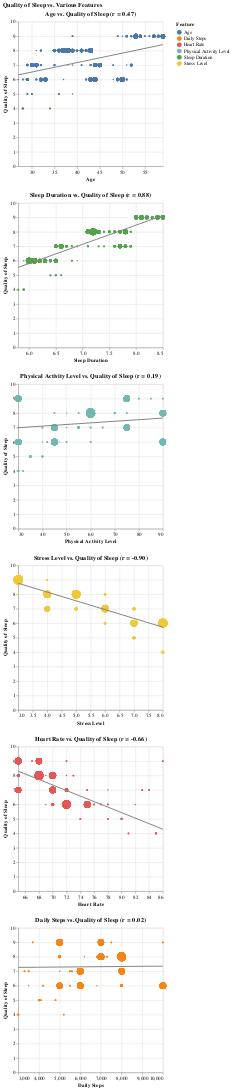

Write notebook code for a chart like this one.
### Markdown cell above
## Visualization

First, we're going to plot relationship between Quality of Sleep and nominal variables like Age, Duration, Activity, Stress, Heart Rate and Dayle Steps

### Code cell
#Melt the dataset to long format

x_domains={}

for feature in sleep_dataset.columns[~sleep_dataset.columns.isin(['Person ID', 'Quality of Sleep', 'Gender', 'Occupation', 'BMI Category', 'Blood Pressure', 'Sleep Disorder'])]:
    min_val = min(sleep_dataset[feature])
    max_val = max(sleep_dataset[feature])
    x_domains[feature] = (min_val, max_val)

melted_data = sleep_dataset.melt(id_vars=['Person ID', 'Quality of Sleep'], var_name='Feature', value_name='Value')

# Count duplicates
freq = melted_data.groupby(['Feature', 'Value', 'Quality of Sleep']).size().reset_index(name='Count of Ocurrences')

# Merge frequency into the dataset
melted_data_with_count = pd.merge(melted_data, freq, on=['Feature', 'Value', 'Quality of Sleep'])


base_chart = alt.Chart(melted_data_with_count).mark_circle().encode(
    y=alt.Y('Quality of Sleep:Q', title='Quality of Sleep', scale=alt.Scale(domain=[0,10]), axis=alt.Axis(values=list(range(0, 11)))),
    color=alt.Color('Feature:N', legend=alt.Legend(title='Feature')),
    size=alt.Size('Count of Ocurrences:Q', legend=None),
    tooltip=['Feature:N', 'Value:Q', 'Quality of Sleep:O', 'Count of Ocurrences:Q'],
)

charts = []
for feature in x_domains:
    min_val, max_val = x_domains[feature]
    
    scatter_plot = base_chart.encode(
        x=alt.X('Value:Q', title=feature, scale=alt.Scale(domain=(min_val, max_val))),
        xOffset='jitter:Q',
        opacity=alt.condition(alt.datum['Feature'] == feature, alt.value(1), alt.value(0.1))
    ).transform_filter(
        alt.datum['Feature'] == feature
    ).transform_calculate(
        jitter='sqrt(-2*log(random()))*cos(2*PI*random())*0.2'
    )

    regression_line = alt.Chart(melted_data_with_count).transform_filter(
        alt.datum['Feature'] == feature
    ).transform_regression(
        'Value', 'Quality of Sleep'
    ).mark_line(color='gray').encode(
        x=alt.X('Value:Q', title=feature, scale=alt.Scale(domain=(min_val, max_val))),
        y=alt.Y('Quality of Sleep:Q', title='Quality of Sleep', scale=alt.Scale(domain=[0,10]), axis=alt.Axis(values=list(range(0, 11)))),
    )

    combined_chart = (scatter_plot + regression_line).properties(
        title= f'{feature} vs. Quality of Sleep (r = {sleep_dataset[[feature, "Quality of Sleep"]].corr().iloc[0,1]:.2f})')

    charts.append(combined_chart)

scatter_plots = alt.vconcat(*charts).properties(
    title='Quality of Sleep vs. Various Features'
)

scatter_plots

### Figure 1 — Vega-Lite specification as saved in the notebook (floating-point values rounded to 4 significant figures; data arrays with more than 128 entries replaced by an {"elided": "..."} marker saying what was removed)
{"config": {"view": {"continuousWidth": 300, "continuousHeight": 300}}, "vconcat": [{"layer": [{"mark": {"type": "circle"}, "encoding": {"color": {"field": "Feature", "legend": {"title": "Feature"}, "type": "nominal"}, "opacity": {"condition": {"test": "(datum['Feature'] === 'Age')", "value": 1}, "value": 0.1}, "size": {"field": "Count of Ocurrences", "legend": null, "type": "quantitative"}, "tooltip": [{"field": "Feature", "type": "nominal"}, {"field": "Value", "type": "quantitative"}, {"field": "Quality of Sleep", "type": "ordinal"}, {"field": "Count of Ocurrences", "type": "quantitative"}], "x": {"field": "Value", "scale": {"domain": [27, 59]}, "title": "Age", "type": "quantitative"}, "xOffset": {"field": "jitter", "type": "quantitative"}, "y": {"axis": {"values": [0, 1, 2, 3, 4, 5, 6, 7, 8, 9, 10]}, "field": "Quality of Sleep", "scale": {"domain": [0, 10]}, "title": "Quality of Sleep", "type": "quantitative"}}, "transform": [{"filter": "(datum['Feature'] === 'Age')"}, {"calculate": "sqrt(-2*log(random()))*cos(2*PI*random())*0.2", "as": "jitter"}]}, {"mark": {"type": "line", "color": "gray"}, "encoding": {"x": {"field": "Value", "scale": {"domain": [27, 59]}, "title": "Age", "type": "quantitative"}, "y": {"axis": {"values": [0, 1, 2, 3, 4, 5, 6, 7, 8, 9, 10]}, "field": "Quality of Sleep", "scale": {"domain": [0, 10]}, "title": "Quality of Sleep", "type": "quantitative"}}, "transform": [{"filter": "(datum['Feature'] === 'Age')"}, {"on": "Value", "regression": "Quality of Sleep"}]}], "title": "Age vs. Quality of Sleep (r = 0.47)"}, {"layer": [{"mark": {"type": "circle"}, "encoding": {"color": {"field": "Feature", "legend": {"title": "Feature"}, "type": "nominal"}, "opacity": {"condition": {"test": "(datum['Feature'] === 'Sleep Duration')", "value": 1}, "value": 0.1}, "size": {"field": "Count of Ocurrences", "legend": null, "type": "quantitative"}, "tooltip": [{"field": "Feature", "type": "nominal"}, {"field": "Value", "type": "quantitative"}, {"field": "Quality of Sleep", "type": "ordinal"}, {"field": "Count of Ocurrences", "type": "quantitative"}], "x": {"field": "Value", "scale": {"domain": [5.8, 8.5]}, "title": "Sleep Duration", "type": "quantitative"}, "xOffset": {"field": "jitter", "type": "quantitative"}, "y": {"axis": {"values": [0, 1, 2, 3, 4, 5, 6, 7, 8, 9, 10]}, "field": "Quality of Sleep", "scale": {"domain": [0, 10]}, "title": "Quality of Sleep", "type": "quantitative"}}, "transform": [{"filter": "(datum['Feature'] === 'Sleep Duration')"}, {"calculate": "sqrt(-2*log(random()))*cos(2*PI*random())*0.2", "as": "jitter"}]}, {"mark": {"type": "line", "color": "gray"}, "encoding": {"x": {"field": "Value", "scale": {"domain": [5.8, 8.5]}, "title": "Sleep Duration", "type": "quantitative"}, "y": {"axis": {"values": [0, 1, 2, 3, 4, 5, 6, 7, 8, 9, 10]}, "field": "Quality of Sleep", "scale": {"domain": [0, 10]}, "title": "Quality of Sleep", "type": "quantitative"}}, "transform": [{"filter": "(datum['Feature'] === 'Sleep Duration')"}, {"on": "Value", "regression": "Quality of Sleep"}]}], "title": "Sleep Duration vs. Quality of Sleep (r = 0.88)"}, {"layer": [{"mark": {"type": "circle"}, "encoding": {"color": {"field": "Feature", "legend": {"title": "Feature"}, "type": "nominal"}, "opacity": {"condition": {"test": "(datum['Feature'] === 'Physical Activity Level')", "value": 1}, "value": 0.1}, "size": {"field": "Count of Ocurrences", "legend": null, "type": "quantitative"}, "tooltip": [{"field": "Feature", "type": "nominal"}, {"field": "Value", "type": "quantitative"}, {"field": "Quality of Sleep", "type": "ordinal"}, {"field": "Count of Ocurrences", "type": "quantitative"}], "x": {"field": "Value", "scale": {"domain": [30, 90]}, "title": "Physical Activity Level", "type": "quantitative"}, "xOffset": {"field": "jitter", "type": "quantitative"}, "y": {"axis": {"values": [0, 1, 2, 3, 4, 5, 6, 7, 8, 9, 10]}, "field": "Quality of Sleep", "scale": {"domain": [0, 10]}, "title": "Quality of Sleep", "type": "quantitative"}}, "transform": [{"filter": "(datum['Feature'] === 'Physical Activity Level')"}, {"calculate": "sqrt(-2*log(random()))*cos(2*PI*random())*0.2", "as": "jitter"}]}, {"mark": {"type": "line", "color": "gray"}, "encoding": {"x": {"field": "Value", "scale": {"domain": [30, 90]}, "title": "Physical Activity Level", "type": "quantitative"}, "y": {"axis": {"values": [0, 1, 2, 3, 4, 5, 6, 7, 8, 9, 10]}, "field": "Quality of Sleep", "scale": {"domain": [0, 10]}, "title": "Quality of Sleep", "type": "quantitative"}}, "transform": [{"filter": "(datum['Feature'] === 'Physical Activity Level')"}, {"on": "Value", "regression": "Quality of Sleep"}]}], "title": "Physical Activity Level vs. Quality of Sleep (r = 0.19)"}, {"layer": [{"mark": {"type": "circle"}, "encoding": {"color": {"field": "Feature", "legend": {"title": "Feature"}, "type": "nominal"}, "opacity": {"condition": {"test": "(datum['Feature'] === 'Stress Level')", "value": 1}, "value": 0.1}, "size": {"field": "Count of Ocurrences", "legend": null, "type": "quantitative"}, "tooltip": [{"field": "Feature", "type": "nominal"}, {"field": "Value", "type": "quantitative"}, {"field": "Quality of Sleep", "type": "ordinal"}, {"field": "Count of Ocurrences", "type": "quantitative"}], "x": {"field": "Value", "scale": {"domain": [3, 8]}, "title": "Stress Level", "type": "quantitative"}, "xOffset": {"field": "jitter", "type": "quantitative"}, "y": {"axis": {"values": [0, 1, 2, 3, 4, 5, 6, 7, 8, 9, 10]}, "field": "Quality of Sleep", "scale": {"domain": [0, 10]}, "title": "Quality of Sleep", "type": "quantitative"}}, "transform": [{"filter": "(datum['Feature'] === 'Stress Level')"}, {"calculate": "sqrt(-2*log(random()))*cos(2*PI*random())*0.2", "as": "jitter"}]}, {"mark": {"type": "line", "color": "gray"}, "encoding": {"x": {"field": "Value", "scale": {"domain": [3, 8]}, "title": "Stress Level", "type": "quantitative"}, "y": {"axis": {"values": [0, 1, 2, 3, 4, 5, 6, 7, 8, 9, 10]}, "field": "Quality of Sleep", "scale": {"domain": [0, 10]}, "title": "Quality of Sleep", "type": "quantitative"}}, "transform": [{"filter": "(datum['Feature'] === 'Stress Level')"}, {"on": "Value", "regression": "Quality of Sleep"}]}], "title": "Stress Level vs. Quality of Sleep (r = -0.90)"}, {"layer": [{"mark": {"type": "circle"}, "encoding": {"color": {"field": "Feature", "legend": {"title": "Feature"}, "type": "nominal"}, "opacity": {"condition": {"test": "(datum['Feature'] === 'Heart Rate')", "value": 1}, "value": 0.1}, "size": {"field": "Count of Ocurrences", "legend": null, "type": "quantitative"}, "tooltip": [{"field": "Feature", "type": "nominal"}, {"field": "Value", "type": "quantitative"}, {"field": "Quality of Sleep", "type": "ordinal"}, {"field": "Count of Ocurrences", "type": "quantitative"}], "x": {"field": "Value", "scale": {"domain": [65, 86]}, "title": "Heart Rate", "type": "quantitative"}, "xOffset": {"field": "jitter", "type": "quantitative"}, "y": {"axis": {"values": [0, 1, 2, 3, 4, 5, 6, 7, 8, 9, 10]}, "field": "Quality of Sleep", "scale": {"domain": [0, 10]}, "title": "Quality of Sleep", "type": "quantitative"}}, "transform": [{"filter": "(datum['Feature'] === 'Heart Rate')"}, {"calculate": "sqrt(-2*log(random()))*cos(2*PI*random())*0.2", "as": "jitter"}]}, {"mark": {"type": "line", "color": "gray"}, "encoding": {"x": {"field": "Value", "scale": {"domain": [65, 86]}, "title": "Heart Rate", "type": "quantitative"}, "y": {"axis": {"values": [0, 1, 2, 3, 4, 5, 6, 7, 8, 9, 10]}, "field": "Quality of Sleep", "scale": {"domain": [0, 10]}, "title": "Quality of Sleep", "type": "quantitative"}}, "transform": [{"filter": "(datum['Feature'] === 'Heart Rate')"}, {"on": "Value", "regression": "Quality of Sleep"}]}], "title": "Heart Rate vs. Quality of Sleep (r = -0.66)"}, {"layer": [{"mark": {"type": "circle"}, "encoding": {"color": {"field": "Feature", "legend": {"title": "Feature"}, "type": "nominal"}, "opacity": {"condition": {"test": "(datum['Feature'] === 'Daily Steps')", "value": 1}, "value": 0.1}, "size": {"field": "Count of Ocurrences", "legend": null, "type": "quantitative"}, "tooltip": [{"field": "Feature", "type": "nominal"}, {"field": "Value", "type": "quantitative"}, {"field": "Quality of Sleep", "type": "ordinal"}, {"field": "Count of Ocurrences", "type": "quantitative"}], "x": {"field": "Value", "scale": {"domain": [3000, 10000]}, "title": "Daily Steps", "type": "quantitative"}, "xOffset": {"field": "jitter", "type": "quantitative"}, "y": {"axis": {"values": [0, 1, 2, 3, 4, 5, 6, 7, 8, 9, 10]}, "field": "Quality of Sleep", "scale": {"domain": [0, 10]}, "title": "Quality of Sleep", "type": "quantitative"}}, "transform": [{"filter": "(datum['Feature'] === 'Daily Steps')"}, {"calculate": "sqrt(-2*log(random()))*cos(2*PI*random())*0.2", "as": "jitter"}]}, {"mark": {"type": "line", "color": "gray"}, "encoding": {"x": {"field": "Value", "scale": {"domain": [3000, 10000]}, "title": "Daily Steps", "type": "quantitative"}, "y": {"axis": {"values": [0, 1, 2, 3, 4, 5, 6, 7, 8, 9, 10]}, "field": "Quality of Sleep", "scale": {"domain": [0, 10]}, "title": "Quality of Sleep", "type": "quantitative"}}, "transform": [{"filter": "(datum['Feature'] === 'Daily Steps')"}, {"on": "Value", "regression": "Quality of Sleep"}]}], "title": "Daily Steps vs. Quality of Sleep (r = 0.02)"}], "data": {"name": "data-0d276c985aba89c742f6e218968b6225"}, "title": "Quality of Sleep vs. Various Features", "$schema": "https://vega.github.io/schema/vega-lite/v5.20.1.json", "datasets": {"data-0d276c985aba89c742f6e218968b6225": {"elided": "4114 records"}}}
